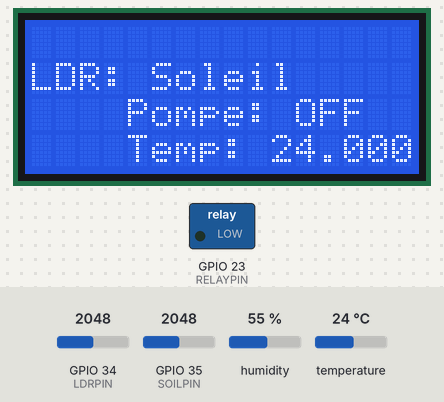
Simulated run of this sketch. Board: ESP32. Shown: 16×4 character LCD, switched loads named in the sketch (green lamp = pin HIGH). Inputs (shaded band) come from the test bench; at power-on: GPIO 34 (LDRPIN) = 2048, GPIO 35 (SOILPIN) = 2048, temperature 24 °C, humidity 55 %. WiFi joins after 1.5 s; servers stay silent unless stated; what the sketch prints to the serial monitor is not drawn.

Above: at 3.5 s.
3.6 s: GPIO 34 (LDRPIN) set to 1948
At 4.1 s:
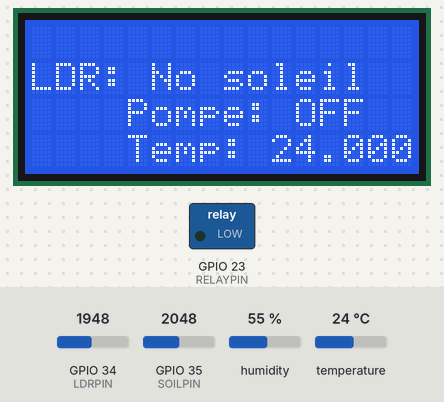
5.1 s: GPIO 35 (SOILPIN) set to 3288
6.6 s: GPIO 35 (SOILPIN) set to 3386
At 7.2 s:
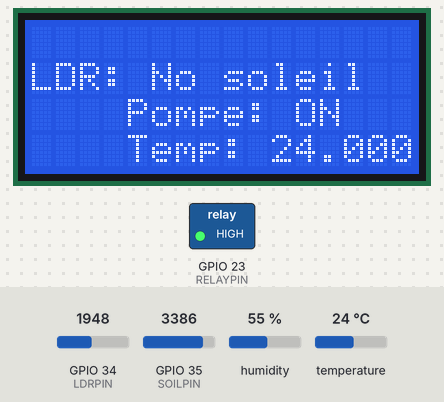
8.1 s: GPIO 34 (LDRPIN) set to 2040
At 8.5 s:
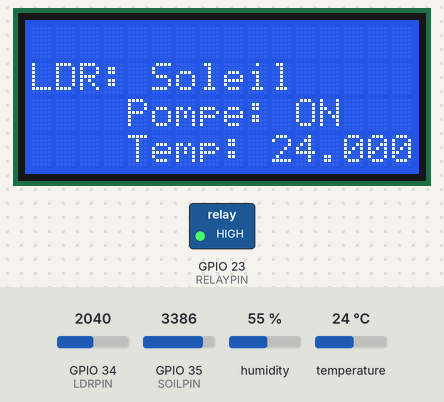
9.6 s: temperature set to 12 °C
At 11.5 s:
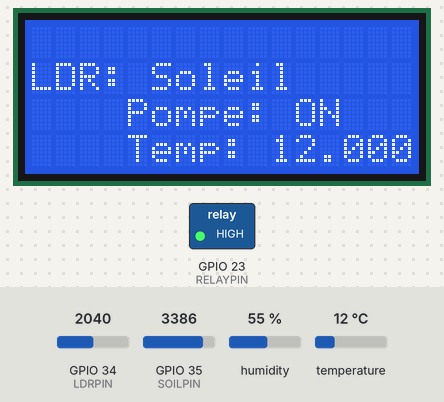
12.3 s: temperature set to 19 °C
Timing chart, 0 to 15.3 s (numbered marks = the images above; inputs shaded):
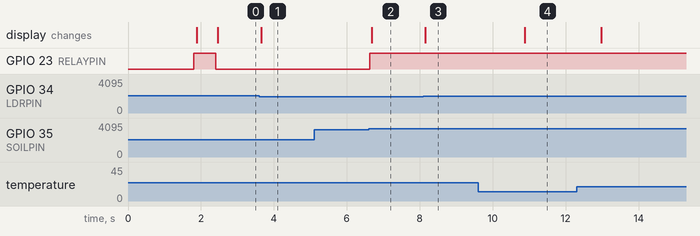

Measured:
- the behaviour switches between 2001 and 2000 on GPIO 34 (LDRPIN) (found by bisection; images 0 and 1)
- the behaviour switches between 3327 and 3328 on GPIO 35 (SOILPIN) (found by bisection; images 1 and 2)
- after the input at 3.6 s, the display: changes after 0.06 s (image 1)
- after the input at 5.1 s, every drawn part: stays the same
- after the input at 6.6 s, GPIO 23 (RELAYPIN): LOW → HIGH at once; the display: changes after 0.08 s (image 2)
- after the input at 8.1 s, the display: changes after 0.05 s (image 3)
- after the input at 9.6 s, the display: changes after 1.3 s (image 4)

The sketch:

Projet_iot_blynk_1.ino
```cpp
#define BLYNK_TEMPLATE_ID "TMPL2Y44q1xjb"
#define BLYNK_TEMPLATE_NAME "Projet Iot"

#define BLYNK_PRINT Serial
#include <WiFi.h>
#include <DHT.h>
#include <LiquidCrystal_I2C.h>
#include <Wire.h>
#include <BlynkSimpleEsp32.h>

#define DHTPIN 26
#define DHTTYPE DHT11
#define SOILPIN 35
#define LDRPIN 34
#define RELAYPIN 23

char auth[] = "di3IxMGFI0IrrFtfB2f8uLy3pyPs_70m";
char ssid[] = "realme C55";
char pass[] = "aya 2023";

DHT dht(DHTPIN, DHTTYPE);
BlynkTimer timer;
LiquidCrystal_I2C lcd(0x27, 16, 4);

bool pumpmod = true; // Mode automatique par défaut
bool pumpState = false; // État de la pompe

void setup() {
  Serial.begin(115200);
  Blynk.begin(auth, ssid, pass);

  pinMode(DHTPIN, INPUT);
  pinMode(LDRPIN, INPUT);
  pinMode(SOILPIN, INPUT);
  pinMode(RELAYPIN, OUTPUT);
  digitalWrite(RELAYPIN, HIGH);

  timer.setInterval(100L, readSensors); // Lire les capteurs toutes les 100ms

  // Initialize the LCD
  lcd.init();
  lcd.backlight();

  // Test the LCD by displaying a message
  lcd.setCursor(0, 0);
  lcd.print("LCD Initializing");
  delay(500);
}

void loop() {
  Blynk.run();
  timer.run();
}

void readSensors() {
  float h = dht.readHumidity();
  float t = dht.readTemperature();
  int soilHumidity = analogRead(SOILPIN);
  int ldrValue = analogRead(LDRPIN);

  // Convertir les valeurs d'humidité du sol en pourcentage
  float soilHumidityPercentage = map(soilHumidity, 1450, 4095, 100, 0);
  soilHumidityPercentage = constrain(soilHumidityPercentage, 0, 100);

  Serial.print("Humidité: ");
  Serial.println(h);
  Serial.print("Température: ");
  Serial.println(t);
  Serial.print("Humidité du sol: ");
  Serial.print(soilHumidityPercentage);
  Serial.println(F(" %"));

  Serial.print(F("Valeur LDR: "));
  Serial.println(ldrValue);

  String sunlight = (ldrValue > 2000) ? "Soleil" : "No soleil";
  Serial.println((ldrValue > 2000) ? F("Il y a du soleil.") : F("Il n'y a pas de soleil."));

  Blynk.virtualWrite(V1, h);
  Blynk.virtualWrite(V0, t);
  Blynk.virtualWrite(V23, soilHumidityPercentage);

  // Contrôler la pompe en mode automatique
  if (pumpmod) {
    if (soilHumidityPercentage < 30) {
      digitalWrite(RELAYPIN, HIGH);  // Activer la pompe
      pumpState = true;
      Serial.println(F("Mode automatique: Pompe allumée."));
    } else {
      digitalWrite(RELAYPIN, LOW);  // Désactiver la pompe
      pumpState = false;
      Serial.println(F("Mode automatique: Pompe éteinte."));
    }
  }

  // Mettre à jour l'affichage LCD
  lcd.clear();


  lcd.setCursor(0, 1);
  lcd.print("LDR: ");
  lcd.print(sunlight);

  lcd.setCursor(0, 2);
  lcd.print("Pompe: ");
  lcd.print(pumpState ? "ON" : "OFF");

  lcd.setCursor(0, 3);
  lcd.print("H_sol: ");
  lcd.print(soilHumidityPercentage);

  lcd.setCursor(0, 4);
  lcd.print("Temp: ");
  lcd.print(t);
}

// Fonction pour gérer le mode automatique
BLYNK_WRITE(V7) {
  pumpmod = param.asInt();
  Serial.print(F("Mode automatique (BLYNK_WRITE): "));
  Serial.println(pumpmod ? "Activé" : "Désactivé");
}

// Fonction pour contrôler la pompe manuellement via Blynk
BLYNK_WRITE(V34) {
  if (!pumpmod) {
    int pumpControl = param.asInt();
    if (pumpControl == 1) {
      digitalWrite(RELAYPIN, LOW);  // Activer la pompe
      pumpState = true;
      Serial.println(F("Contrôle manuel: Pompe allumée."));
    } else {
      digitalWrite(RELAYPIN, HIGH);  // Désactiver la pompe
      pumpState = false;
      Serial.println(F("Contrôle manuel: Pompe éteinte."));
    }
  }
}
```
